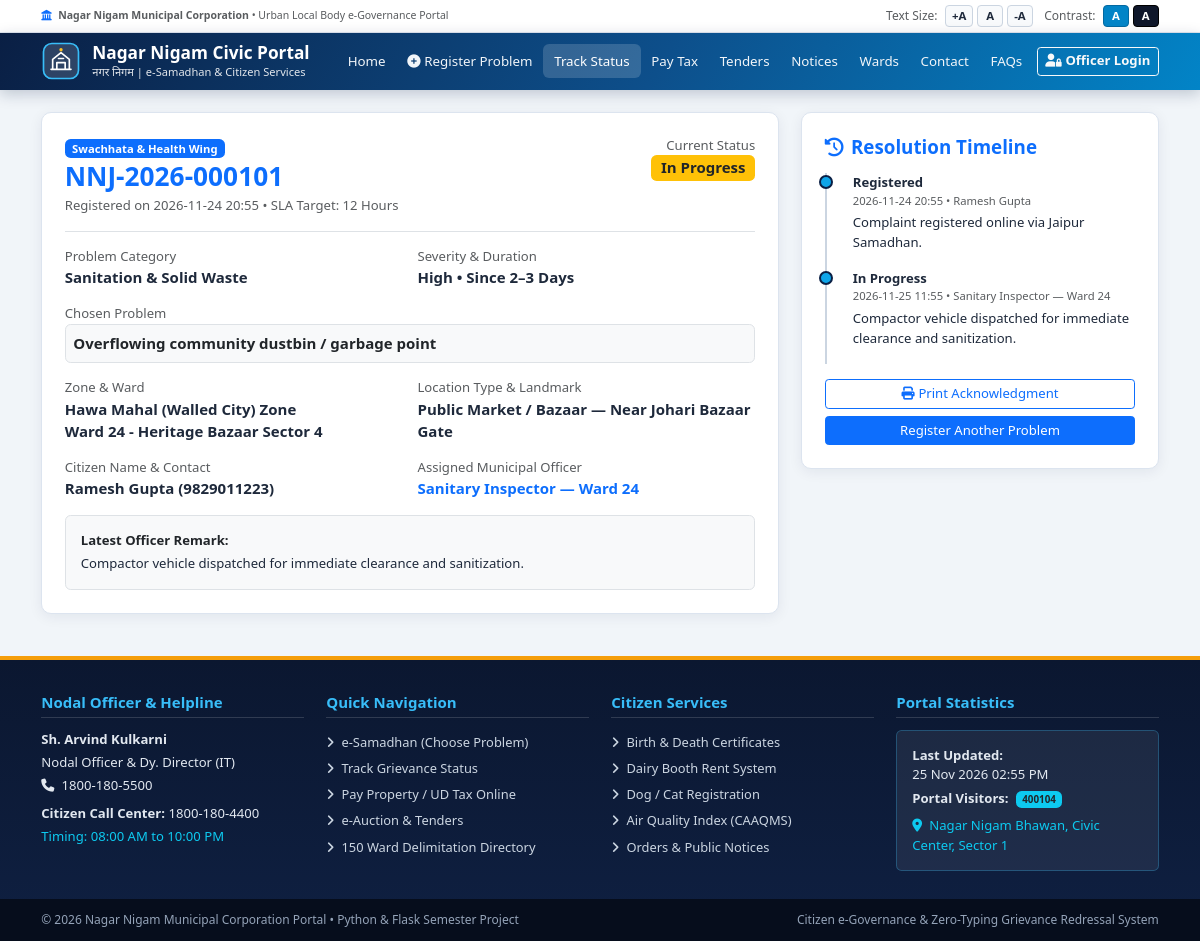
Page /complaint/NNJ-2026-000101 on the committed database.
### tables this page shows
CREATE TABLE complaints (
            id INTEGER PRIMARY KEY AUTOINCREMENT,
            tracking_id TEXT UNIQUE NOT NULL,
            category_id TEXT NOT NULL,
            category_name TEXT NOT NULL,
            sub_problem_id TEXT NOT NULL,
            sub_problem_title TEXT NOT NULL,
            department TEXT NOT NULL,
            severity TEXT NOT NULL,
            duration TEXT NOT NULL,
            location_type TEXT NOT NULL,
            zone_id TEXT NOT NULL,
            zone_name TEXT NOT NULL,
            ward TEXT NOT NULL,
            landmark TEXT DEFAULT '',
            citizen_name TEXT NOT NULL,
            citizen_phone TEXT NOT NULL,
            citizen_email TEXT DEFAULT '',
            status TEXT NOT NULL DEFAULT 'Registered',
            assigned_officer TEXT NOT NULL DEFAULT 'Control Room Auto-Assigned',
            officer_remarks TEXT DEFAULT 'Complaint received and routed to concerned Zonal Wing.',
            sla_hours INTEGER NOT NULL DEFAULT 24,
            created_at TEXT NOT NULL,
            updated_at TEXT NOT NULL
        );

CREATE TABLE complaint_history (
            id INTEGER PRIMARY KEY AUTOINCREMENT,
            complaint_id INTEGER NOT NULL,
            status TEXT NOT NULL,
            remarks TEXT NOT NULL,
            updated_by TEXT NOT NULL,
            created_at TEXT NOT NULL,
            FOREIGN KEY (complaint_id) REFERENCES complaints(id) ON DELETE CASCADE
        );

CREATE TABLE site_stats (
            id INTEGER PRIMARY KEY CHECK (id = 1),
            visitor_count INTEGER NOT NULL DEFAULT 400103,
            last_updated TEXT NOT NULL
        );

### app.py (the view)
@app.route("/complaint/<tracking_id>")
def complaint_detail(tracking_id):
    conn = get_db()
    complaint = conn.execute(
        "SELECT * FROM complaints WHERE UPPER(tracking_id) = UPPER(?)", (tracking_id,)
    ).fetchone()
    if not complaint:
        conn.close()
        flash(f"No complaint found with Tracking ID '{tracking_id}'.", "danger")
        return redirect(url_for("track_complaint"))
    history = conn.execute(
        "SELECT * FROM complaint_history WHERE complaint_id = ? ORDER BY id ASC",
        (complaint["id"],),
    ).fetchall()
    conn.close()
    is_new = request.args.get("new") == "1"
    return render_template(
        "complaint_detail.html",
        complaint=complaint,
        history=history,
        status_flow=STATUS_FLOW,
        is_new=is_new,
    )

### template/complaint_detail.html (shortened to what this page needs)
{% extends "base.html" %}
{% block content %}
<div class="container my-4">
  <div class="row g-4">
    <div class="col-lg-8">
      <div class="nn-panel">
        <div class="d-flex justify-content-between align-items-start border-bottom pb-3 mb-3">
          <div>
            <span class="badge bg-primary mb-1">{{ complaint.department }}</span>
            <h3 class="fw-bold text-primary mb-0">{{ complaint.tracking_id }}</h3>
            <small class="text-muted">Registered on {{ complaint.created_at }} &bull; SLA Target: {{ complaint.sla_hours }} Hours</small>
          </div>
          <div class="text-end">
            <div class="small text-muted">Current Status</div>
            <span class="badge fs-6 {% if complaint.status in ('Resolved','Closed') %}bg-success{% elif complaint.status == 'In Progress' %}bg-warning text-dark{% else %}bg-info text-dark{% endif %}">
              {{ complaint.status }}
            </span>
          </div>
        </div>
        <div class="row g-3 mb-3">
          <div class="col-md-6">
            <div class="small text-muted">Problem Category</div>
            <div class="fw-bold">{{ complaint.category_name }}</div>
          </div>
          <div class="col-md-6">
            <div class="small text-muted">Severity &amp; Duration</div>
            <div class="fw-semibold">{{ complaint.severity }} &bull; {{ complaint.duration }}</div>
          </div>
          <div class="col-12">
            <div class="small text-muted">Chosen Problem</div>
            <div class="p-2 rounded bg-light border fw-semibold text-dark">{{ complaint.sub_problem_title }}</div>
          </div>
          <div class="col-md-6">
            <div class="small text-muted">Zone &amp; Ward</div>
            <div class="fw-semibold">{{ complaint.zone_name }}<br>{{ complaint.ward }}</div>
          </div>
          <div class="col-md-6">
            <div class="small text-muted">Location Type &amp; Landmark</div>
            <div class="fw-semibold">{{ complaint.location_type }}{% if complaint.landmark %} — {{ complaint.landmark }}{% endif %}</div>
          </div>
          <div class="col-md-6">
            <div class="small text-muted">Citizen Name &amp; Contact</div>
            <div class="fw-semibold">{{ complaint.citizen_name }} ({{ complaint.citizen_phone }})</div>
          </div>
          <div class="col-md-6">
            <div class="small text-muted">Assigned Municipal Officer</div>
            <div class="fw-semibold text-primary">{{ complaint.assigned_officer }}</div>
          </div>
        </div>
        <div class="p-3 rounded bg-light border">
          <div class="small fw-bold text-dark mb-1">Latest Officer Remark:</div>
          <div class="small mb-0">{{ complaint.officer_remarks }}</div>
        </div>
      </div>
    </div>
    <div class="col-lg-4">
      <div class="nn-panel">
        <h5 class="fw-bold text-primary mb-3"><i class="fa-solid fa-clock-rotate-left me-2"></i>Resolution Timeline</h5>
        {% for step in history %}
        <div class="timeline-step">
          <div class="timeline-dot"></div>
          <div class="fw-bold small">{{ step.status }}</div>
          <div class="text-muted" style="font-size:0.75rem;">{{ step.created_at }} &bull; {{ step.updated_by }}</div>
          <div class="small mt-1">{{ step.remarks }}</div>
        </div>
        {% endfor %}
        <div class="d-grid gap-2 mt-3 no-print">
          <button onclick="window.print()" class="btn btn-outline-primary btn-sm"><i class="fa-solid fa-print me-1"></i>Print Acknowledgment</button>
          <a href="{{ url_for('register_complaint') }}" class="btn btn-primary btn-sm">Register Another Problem</a>
        </div>
      </div>
    </div>
  </div>
</div>
{% endblock %}

### template/base.html (shortened to what this page needs)
<!doctype html>
<html lang="en">
<head>
  <link href="https://cdn.jsdelivr.net/npm/bootstrap@5.3.3/dist/css/bootstrap.min.css" rel="stylesheet">
  <link href="https://cdnjs.cloudflare.com/ajax/libs/font-awesome/6.5.2/css/all.min.css" rel="stylesheet">
  <link href="{{ url_for('static', filename='css/style.css') }}" rel="stylesheet">
</head>
<body>
<div class="nn-topbar no-print">
  <div class="container d-flex flex-wrap justify-content-between align-items-center gap-2">
    <div class="text-muted small">
      <i class="fa-solid fa-landmark me-1 text-primary"></i>
      <strong>Nagar Nigam Municipal Corporation</strong> &bull; Urban Local Body e-Governance Portal
    </div>
    <div class="d-flex align-items-center gap-1">
      <span class="text-muted me-1">Text Size:</span>
      <button type="button" class="nn-access-btn" onclick="adjustFont(0.08)" title="Increase Font">+A</button>
      <button type="button" class="nn-access-btn" onclick="adjustFont(0)" title="Reset Font">A</button>
      <button type="button" class="nn-access-btn" onclick="adjustFont(-0.08)" title="Decrease Font">-A</button>
      <span class="text-muted ms-2 me-1">Contrast:</span>
      <button type="button" class="nn-access-btn nn-theme-cyan" onclick="setThemeMode('light')" title="Standard Theme">A</button>
      <button type="button" class="nn-access-btn nn-theme-dark" onclick="setThemeMode('dark')" title="High Contrast">A</button>
    </div>
  </div>
</div>
<nav class="navbar navbar-expand-lg navbar-dark nn-navbar no-print">
  <div class="container">
    <a class="nn-brand" href="{{ url_for('home') }}">
      <div>
        <span class="nn-brand-title">Nagar Nigam Civic Portal</span>
        <span class="nn-brand-sub">नगर निगम | e-Samadhan &amp; Citizen Services</span>
      </div>
    </a>
    <div class="collapse navbar-collapse" id="mainNav">
      <ul class="navbar-nav ms-auto mb-2 mb-lg-0 align-items-lg-center">
        <li class="nav-item"><a class="nav-link {% if request.endpoint == 'home' %}active{% endif %}" href="{{ url_for('home') }}">Home</a></li>
        <li class="nav-item"><a class="nav-link {% if request.endpoint == 'register_complaint' %}active{% endif %}" href="{{ url_for('register_complaint') }}"><i class="fa-solid fa-circle-plus me-1"></i>Register Problem</a></li>
        <li class="nav-item"><a class="nav-link {% if request.endpoint in ('track_complaint', 'complaint_detail') %}active{% endif %}" href="{{ url_for('track_complaint') }}">Track Status</a></li>
        <li class="nav-item"><a class="nav-link {% if request.endpoint == 'pay_tax' %}active{% endif %}" href="{{ url_for('pay_tax') }}">Pay Tax</a></li>
        <li class="nav-item"><a class="nav-link {% if request.endpoint == 'tenders' %}active{% endif %}" href="{{ url_for('tenders') }}">Tenders</a></li>
        <li class="nav-item"><a class="nav-link {% if request.endpoint == 'notices' %}active{% endif %}" href="{{ url_for('notices') }}">Notices</a></li>
        <li class="nav-item"><a class="nav-link {% if request.endpoint == 'wards' %}active{% endif %}" href="{{ url_for('wards') }}">Wards</a></li>
        <li class="nav-item"><a class="nav-link {% if request.endpoint == 'contact' %}active{% endif %}" href="{{ url_for('contact') }}">Contact</a></li>
        <li class="nav-item"><a class="nav-link {% if request.endpoint == 'faqs' %}active{% endif %}" href="{{ url_for('faqs') }}">FAQs</a></li>
        {% if officer_user %}
          <li class="nav-item ms-lg-1">
            <a class="btn btn-sm btn-warning fw-bold text-dark" href="{{ url_for('officer_dashboard') }}">
              <i class="fa-solid fa-shield-halved me-1"></i>Dashboard
            </a>
          </li>
        {% else %}
          <li class="nav-item ms-lg-1">
            <a class="btn btn-sm btn-outline-light fw-semibold" href="{{ url_for('officer_login') }}">
              <i class="fa-solid fa-user-lock me-1"></i>Officer Login
            </a>
          </li>
        {% endif %}
      </ul>
    </div>
  </div>
</nav>
<main>
  {% block content %}{% endblock %}
</main>
<footer class="nn-footer no-print">
  <div class="container">
    <div class="row g-4">
      <div class="col-md-3">
        <h6>Nodal Officer &amp; Helpline</h6>
        <p class="small mb-1"><strong>Sh. Arvind Kulkarni</strong></p>
        <p class="small mb-1">Nodal Officer &amp; Dy. Director (IT)</p>
        <p class="small mb-2"><i class="fa-solid fa-phone me-1"></i> 1800-180-5500</p>
        <p class="small mb-1"><strong>Citizen Call Center:</strong> 1800-180-4400</p>
        <p class="small text-info mb-0">Timing: 08:00 AM to 10:00 PM</p>
      </div>
      <div class="col-md-3">
        <h6>Quick Navigation</h6>
        <ul class="list-unstyled d-flex flex-column gap-1">
          <li><a href="{{ url_for('register_complaint') }}"><i class="fa-solid fa-angle-right me-1"></i> e-Samadhan (Choose Problem)</a></li>
          <li><a href="{{ url_for('track_complaint') }}"><i class="fa-solid fa-angle-right me-1"></i> Track Grievance Status</a></li>
          <li><a href="{{ url_for('pay_tax') }}"><i class="fa-solid fa-angle-right me-1"></i> Pay Property / UD Tax Online</a></li>
          <li><a href="{{ url_for('tenders') }}"><i class="fa-solid fa-angle-right me-1"></i> e-Auction &amp; Tenders</a></li>
          <li><a href="{{ url_for('wards') }}"><i class="fa-solid fa-angle-right me-1"></i> 150 Ward Delimitation Directory</a></li>
        </ul>
      </div>
      <div class="col-md-3">
        <h6>Citizen Services</h6>
        <ul class="list-unstyled d-flex flex-column gap-1">
          <li><a href="{{ url_for('service_registration', type='Birth Certificate') }}"><i class="fa-solid fa-angle-right me-1"></i> Birth &amp; Death Certificates</a></li>
          <li><a href="{{ url_for('service_registration', type='Dairy Booth Permit') }}"><i class="fa-solid fa-angle-right me-1"></i> Dairy Booth Rent System</a></li>
          <li><a href="{{ url_for('service_registration', type='Pet Registration') }}"><i class="fa-solid fa-angle-right me-1"></i> Dog / Cat Registration</a></li>
          <li><a href="{{ url_for('aqi') }}"><i class="fa-solid fa-angle-right me-1"></i> Air Quality Index (CAAQMS)</a></li>
          <li><a href="{{ url_for('notices') }}"><i class="fa-solid fa-angle-right me-1"></i> Orders &amp; Public Notices</a></li>
        </ul>
      </div>
      <div class="col-md-3">
        <h6>Portal Statistics</h6>
        <div class="p-3 rounded" style="background: rgba(255,255,255,0.07); border: 1px solid rgba(56,189,248,0.28);">
          <div class="small mb-1"><strong>Last Updated:</strong><br>{{ site_stats.last_updated }}</div>
          <div class="small mb-2"><strong>Portal Visitors:</strong>
            <span class="badge bg-info text-dark ms-1">{{ site_stats.visitor_count }}</span>
          </div>
          <div class="small text-info"><i class="fa-solid fa-location-dot me-1"></i> Nagar Nigam Bhawan, Civic Center, Sector 1</div>
        </div>
      </div>
    </div>
  </div>
  <div class="nn-footer-bottom">
    <div class="container d-flex flex-wrap justify-content-between align-items-center gap-2">
      <div>&copy; {{ current_year }} Nagar Nigam Municipal Corporation Portal &bull; Python &amp; Flask Semester Project</div>
      <div>Citizen e-Governance &amp; Zero-Typing Grievance Redressal System</div>
    </div>
  </div>
</footer>
</body>
</html>

### rows in the picture
complaints: department "Swachhata & Health Wing", tracking_id "NNJ-2026-000101", created_at "2026-11-24 20:55", sla_hours "12", status "In Progress", category_name "Sanitation & Solid Waste", severity "High", duration "Since 2–3 Days", sub_problem_title "Overflowing community dustbin / garbage point", zone_name "Hawa Mahal (Walled City) Zone", ward "Ward 24 - Heritage Bazaar Sector 4", location_type "Public Market / Bazaar", landmark "Near Johari Bazaar Gate", citizen_name "Ramesh Gupta", citizen_phone "9829011223", assigned_officer "Sanitary Inspector — Ward 24", officer_remarks "Compactor vehicle dispatched for immediate clearance and sanitization."
complaint_history: status "Registered", created_at "2026-11-24 20:55", updated_by "Ramesh Gupta", remarks "Complaint registered online via Jaipur Samadhan."
complaint_history: status "In Progress", created_at "2026-11-25 11:55", updated_by "Sanitary Inspector — Ward 24", remarks "Compactor vehicle dispatched for immediate clearance and sanitization."
site_stats: last_updated "25 Nov 2026 02:55 PM", visitor_count "400104"
